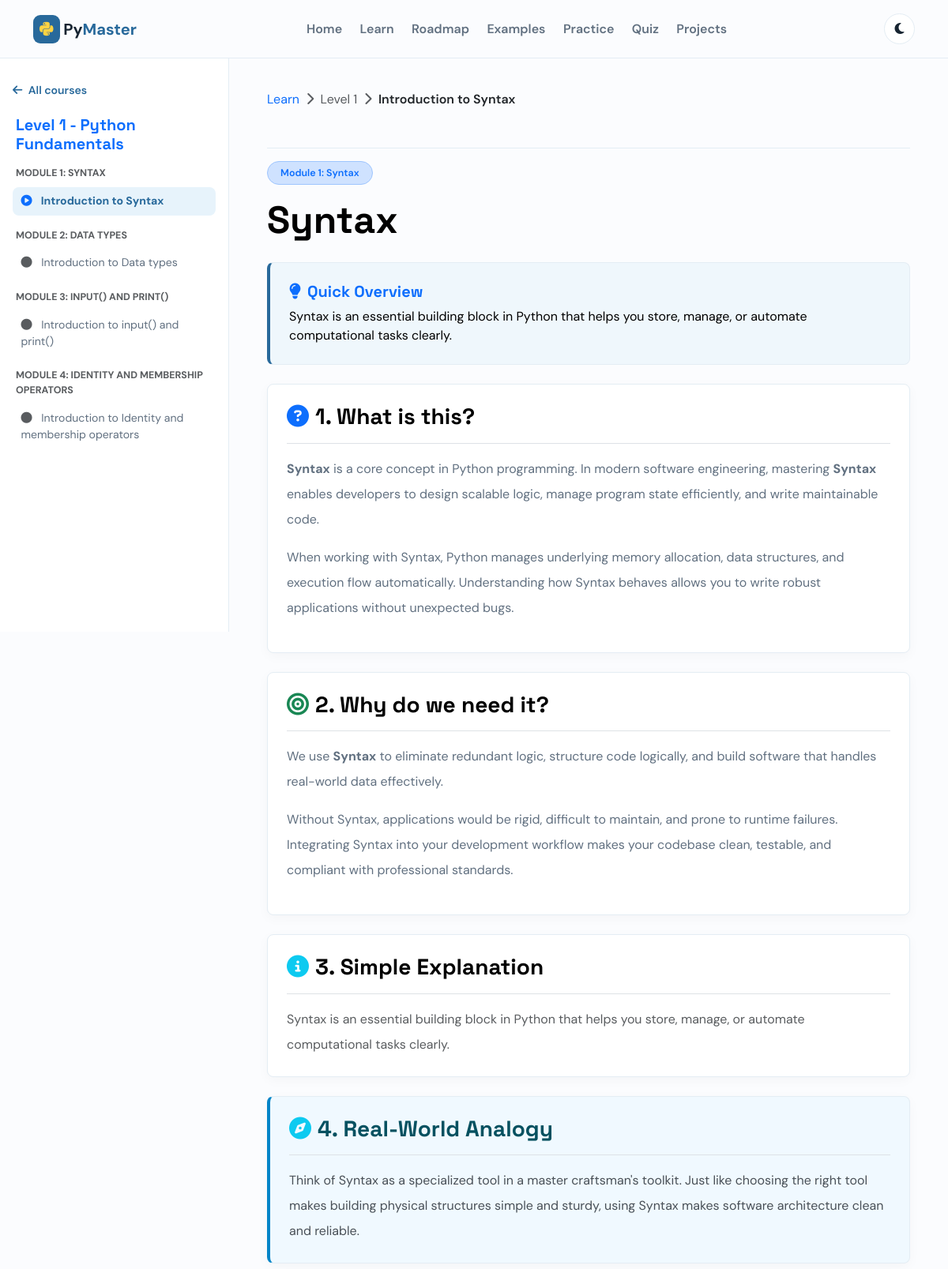
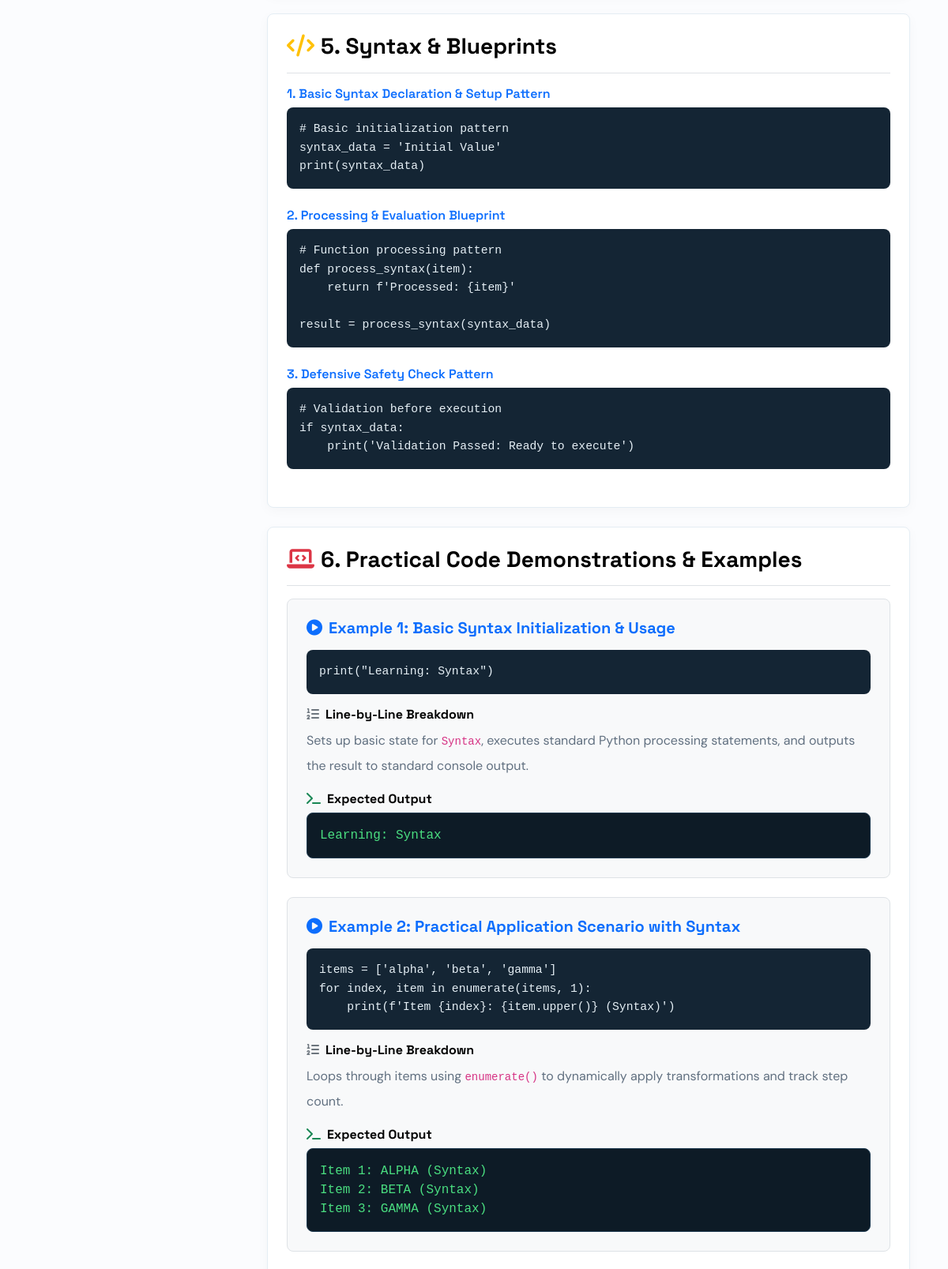
/lessons/level-1-module-1-syntax (upper part), run on the app's committed database (2 pictures, top to bottom).
### models/course.py (models this page shows)
class Course(db.Model):
    __tablename__ = "courses"
    id = db.Column(db.Integer, primary_key=True)
    title = db.Column(db.String(150), nullable=False, unique=True)
    slug = db.Column(db.String(160), nullable=False, unique=True, index=True)
    description = db.Column(db.Text, nullable=False)
    level = db.Column(db.String(30), nullable=False, default="Beginner")
    thumbnail = db.Column(db.String(255))
    created_at = db.Column(db.DateTime, nullable=False, default=datetime.utcnow)
    modules = db.relationship("Module", back_populates="course", cascade="all, delete-orphan", order_by="Module.position")
    projects = db.relationship("Project", back_populates="course", cascade="all, delete-orphan")

### models/module.py (models this page shows)
class Module(db.Model):
    __tablename__ = "modules"
    id = db.Column(db.Integer, primary_key=True)
    course_id = db.Column(db.Integer, db.ForeignKey("courses.id"), nullable=False)
    title = db.Column(db.String(150), nullable=False)
    description = db.Column(db.Text)
    position = db.Column(db.Integer, nullable=False, default=1)
    course = db.relationship("Course", back_populates="modules")
    lessons = db.relationship("Lesson", back_populates="module", cascade="all, delete-orphan", order_by="Lesson.position")

### models/lesson.py (models this page shows)
class Lesson(db.Model):
    __tablename__ = "lessons"
    id = db.Column(db.Integer, primary_key=True)
    module_id = db.Column(db.Integer, db.ForeignKey("modules.id"), nullable=False)
    title = db.Column(db.String(180), nullable=False)
    slug = db.Column(db.String(190), nullable=False, unique=True, index=True)
    content = db.Column(db.Text, nullable=False)
    position = db.Column(db.Integer, nullable=False, default=1)
    estimated_minutes = db.Column(db.Integer, nullable=False, default=10)
    module = db.relationship("Module", back_populates="lessons")
    code_examples = db.relationship("CodeExample", back_populates="lesson", cascade="all, delete-orphan")
    practice_problems = db.relationship("PracticeProblem", back_populates="lesson", cascade="all, delete-orphan")
    quiz_questions = db.relationship("QuizQuestion", back_populates="lesson", cascade="all, delete-orphan")

### models/code_example.py (models this page shows)
class CodeExample(db.Model):
    __tablename__ = "code_examples"
    id = db.Column(db.Integer, primary_key=True)
    lesson_id = db.Column(db.Integer, db.ForeignKey("lessons.id"), nullable=False)
    title = db.Column(db.String(150), nullable=False)
    code = db.Column(db.Text, nullable=False)
    explanation = db.Column(db.Text)
    language = db.Column(db.String(30), nullable=False, default="python")
    lesson = db.relationship("Lesson", back_populates="code_examples")

### routes/main.py (the view)
@main_bp.get("/lessons/<slug>")
def lesson(slug):
    current = Lesson.query.filter_by(slug=slug).first_or_404()
    course = current.module.course
    lessons = [x for m in course.modules for x in m.lessons]
    index = lessons.index(current)
    return render_template(
        "lesson.html",
        lesson=current,
        course=course,
        modules=course.modules,
        guide=guide(current),
        previous=lessons[index - 1] if index else None,
        next_lesson=lessons[index + 1] if index + 1 < len(lessons) else None,
        progress=round((index + 1) / len(lessons) * 100),
    )

### models/quiz_question.py (called while the page is built)
    @property
    def options(self):
        return json.loads(self.options_json)

### services/lesson_content.py (called while the page is built)
def concept_name(lesson):
    return lesson.title.replace("Introduction to ", "").strip()

def guide(lesson):
    concept = concept_name(lesson)
    concept_lower = concept.lower()
    matched_guide = None
    for key, data in DETAILED_GUIDES.items():
        if key in concept_lower:
            matched_guide = dict(data)
            matched_guide["concept"] = concept
            break
    if not matched_guide:
        matched_guide = build_dynamic_detailed_guide(concept, lesson)
    if "analogy" not in matched_guide or not matched_guide["analogy"]:
        analogy_text = next(
            (text for key, text in ANALOGIES.items() if key.lower() in concept_lower),
            f"Think of {concept} as a reliable building block in your software system."
        )
        matched_guide["analogy"] = analogy_text
    return matched_guide

### templates/lesson.html (shortened to what this page needs)
{% extends "index.html" %}
{% block content %}
<div class="lesson-shell">
  <aside class="lesson-sidebar">
    <a href="{{ url_for('main.learn') }}" class="back-link mb-3 text-decoration-none fw-semibold">
      <i class="fa fa-arrow-left me-1"></i> All courses
    </a>
    <h3 class="h5 fw-bold text-primary mb-3 px-1">{{ course.title }}</h3>
    {% for module in modules %}
    <div class="side-module mb-3">
      <b class="text-uppercase text-muted fs-7 d-block px-1 mb-2">{{ module.title }}</b>
      {% for item in module.lessons %}
      <a class="side-lesson-link {{ 'current' if item.id == lesson.id }}" href="{{ url_for('main.lesson', slug=item.slug) }}">
        <i class="fa {{ 'fa-play-circle text-primary' if item.id == lesson.id else 'fa-circle text-muted' }} me-2"></i> {{ item.title }}
      </a>
      {% endfor %}
    </div>
    {% endfor %}
  </aside>
  <article class="lesson-main">
    <nav class="breadcrumbs mb-3">
      <a href="{{ url_for('main.learn') }}" class="text-decoration-none">Learn</a>
      <i class="fa fa-chevron-right text-muted mx-1"></i>
      <span class="text-muted">{{ course.level }}</span>
      <i class="fa fa-chevron-right text-muted mx-1"></i>
      <span class="text-dark fw-semibold">{{ lesson.title }}</span>
    </nav>
    <div class="badge bg-primary-subtle text-primary border border-primary-subtle px-3 py-2 rounded-pill mb-3 fw-semibold fs-7">
      {{ lesson.module.title }}
    </div>
    <h1 class="display-5 fw-bold mb-4 text-body-emphasis">{{ guide.concept }}</h1>
    <div class="overview-box p-4 rounded-3 mb-4">
      <h5 class="fw-bold text-primary mb-2"><i class="fa fa-lightbulb me-2"></i>Quick Overview</h5>
      <div class="fs-6 lh-base text-body-emphasis">{{ guide.simple | safe }}</div>
    </div>
    <section class="lesson-card p-4 rounded-3 mb-4">
      <h2 class="h3 fw-bold text-body-emphasis border-bottom pb-3 mb-3"><i class="fa fa-question-circle text-primary me-2"></i>1. What is this?</h2>
      <div class="lh-lg fs-6 text-body-secondary">{{ guide.what | safe }}</div>
    </section>
    <section class="lesson-card p-4 rounded-3 mb-4">
      <h2 class="h3 fw-bold text-body-emphasis border-bottom pb-3 mb-3"><i class="fa fa-bullseye text-success me-2"></i>2. Why do we need it?</h2>
      <div class="lh-lg fs-6 text-body-secondary">{{ guide.why | safe }}</div>
    </section>
    <section class="lesson-card p-4 rounded-3 mb-4">
      <h2 class="h3 fw-bold text-body-emphasis border-bottom pb-3 mb-3"><i class="fa fa-info-circle text-info me-2"></i>3. Simple Explanation</h2>
      <div class="lh-lg fs-6 text-body-secondary">{{ guide.simple | safe }}</div>
    </section>
    <section class="lesson-card analogy-card p-4 rounded-3 mb-4">
      <h2 class="h3 fw-bold text-info-emphasis border-bottom pb-3 mb-3"><i class="fa fa-compass text-info me-2"></i>4. Real-World Analogy</h2>
      <div class="lh-lg fs-6 text-dark-emphasis">{{ guide.analogy | safe }}</div>
    </section>
    <section class="lesson-card p-4 rounded-3 mb-4">
      <h2 class="h3 fw-bold text-body-emphasis border-bottom pb-3 mb-3"><i class="fa fa-code text-warning me-2"></i>5. Syntax & Blueprints</h2>
      {% if guide.syntaxes %}
        {% for syn in guide.syntaxes %}
        <div class="mb-4">
          <h5 class="fw-semibold text-primary fs-6 mb-2">{{ syn.label }}</h5>
          <div class="code-box p-3 rounded-3 font-monospace">
            <pre class="m-0"><code>{{ syn.code }}</code></pre>
          </div>
        </div>
        {% endfor %}
      {% else %}
        <div class="code-box p-3 rounded-3 font-monospace">
          <pre class="m-0"><code>{{ guide.syntax }}</code></pre>
        </div>
      {% endif %}
    </section>
    <section class="lesson-card p-4 rounded-3 mb-4">
      <h2 class="h3 fw-bold text-body-emphasis border-bottom pb-3 mb-3"><i class="fa fa-laptop-code text-danger me-2"></i>6. Practical Code Demonstrations & Examples</h2>
      {% if guide.examples %}
        {% for eg in guide.examples %}
        <div class="example-block border rounded-3 p-4 mb-4 bg-body-tertiary">
          <h4 class="h5 fw-bold text-primary mb-3"><i class="fa fa-play-circle me-2"></i>{{ eg.title }}</h4>
          <div class="code-box p-3 rounded-3 font-monospace mb-3">
            <pre class="m-0"><code>{{ eg.code }}</code></pre>
          </div>
          <h5 class="fw-bold text-body-emphasis fs-6 mb-2"><i class="fa fa-list-ol text-secondary me-2"></i>Line-by-Line Breakdown</h5>
          <div class="lh-lg fs-6 text-body-secondary mb-3">{{ eg.breakdown | safe }}</div>
          <h5 class="fw-bold text-body-emphasis fs-6 mb-2"><i class="fa fa-terminal text-success me-2"></i>Expected Output</h5>
          <div class="output-box p-3 rounded-3 font-monospace">
            <pre class="m-0 fs-6"><code>{{ eg.output }}</code></pre>
          </div>
        </div>
        {% endfor %}
      {% endif %}
    </section>
  </article>
</div>
{% endblock %}

### static/css/main.css (style rules this page uses)
:root { --b: #28699b; --y: #ffd343; --ink: #172431; --muted: #617080; --bg: #fbfcfe; --card: #fff; --tint: #eff7fc; --border: #e4edf4; }
* { box-sizing: border-box; }
html { scroll-behavior: smooth; scroll-padding-top: 80px; }
body { background: var(--bg); color: var(--ink); font-family: "DM Sans", sans-serif; }
h1, h2, h3, h4, h5, h6 { font-family: "Space Grotesk", sans-serif; color: var(--ink); }
p { color: var(--muted); }
nav { min-height: 74px; background: var(--bg); border-bottom: 1px solid var(--border); }
.lesson-shell { display: grid; grid-template-columns: 290px minmax(0, 1fr); max-width: 1440px; margin: 0 auto; width: 100%; min-height: calc(100vh - 74px); }
.lesson-sidebar { position: sticky; top: 74px; height: calc(100vh - 74px); overflow-y: auto; padding: 1.5rem 1rem 3rem; border-right: 1px solid var(--border); background: var(--card); }
.back-link { display: inline-block; color: var(--b); font-size: 0.88rem; padding: 0.35rem 0; }
.side-lesson-link { display: block; padding: 0.45rem 0.65rem; margin: 0.15rem 0; border-radius: 8px; color: var(--muted); font-size: 0.88rem; text-decoration: none; transition: background 0.15s ease, color 0.15s ease; }
.side-lesson-link.current { background: #e7f3fb; color: var(--b); font-weight: 700; }
.lesson-main { max-width: 960px; width: 100%; padding: 2.5rem 3rem 5rem; margin: 0 auto; }
.lesson-card { background: var(--card); border: 1px solid var(--border); border-radius: 16px; box-shadow: 0 4px 15px rgba(0, 0, 0, 0.03); }
.overview-box { background: var(--tint); border: 1px solid var(--border); border-left: 4px solid var(--b); }
.analogy-card { background: #f0f9ff; border-left: 4px solid #0284c7 !important; }
.code-box { background: #142534; color: #e5eff5; border-radius: 12px; }
.code-box pre { color: #e5eff5; font-family: "Consolas", "Fira Code", monospace; font-size: 0.92rem; line-height: 1.6; }
.output-box { background: #0d1b26; color: #4ade80; border-radius: 10px; border: 1px solid #1e3a50; }
.output-box pre { color: #4ade80; font-family: "Consolas", "Fira Code", monospace; }
.fs-7 { font-size: 0.78rem !important; }

### data on the page
Course: title "Level 1 - Python Fundamentals", level "Level 1"
Module: title "MODULE 1: SYNTAX", module "Module 1: Syntax"
Lesson: title "Introduction to Syntax"
Module: title "MODULE 2: DATA TYPES"
Lesson: title "Introduction to Data types"
Module: title "MODULE 3: INPUT() AND PRINT()"
Lesson: title "Introduction to input() and print()"
Module: title "MODULE 4: IDENTITY AND MEMBERSHIP OPERATORS"
Lesson: title "Introduction to Identity and membership operators"
CodeExample: title "Example 1: Basic Syntax Initialization & Usage", code "print(\"Learning: Syntax\")", breakdown "Sets up basic state for Syntax , executes standard Python processing statements, and outputs the result to standard console output.", output "Learning: Syntax"

### other printed values
{{ n }} "Home" "Learn" "Roadmap" "Examples" "Practice" "Quiz" "Projects"
{{ guide.concept }} "Syntax"
{{ guide.simple | safe }} "Syntax is an essential building block in Python that helps you store, manage, or automate computational tasks clearly."
{{ syn.label }} "1. Basic Syntax Declaration & Setup Pattern" "2. Processing & Evaluation Blueprint" "3. Defensive Safety Check Pattern"
{{ syn.code }} "# Basic initialization pattern syntax_data = 'Initial Value' print(syntax_data)" "# Function processing pattern def process_syntax(item): return f'Processed: {item}' result = process_syntax(syntax_data)" "# Validation before execution if syntax_data: print('Validation Passed: Ready to execute')"
{{ eg.title }} "Example 2: Practical Application Scenario with Syntax"
{{ eg.code }} "items = ['alpha', 'beta', 'gamma'] for index, item in enumerate(items, 1): print(f'Item {index}: {item.upper()} (Syntax)')"
{{ eg.breakdown | safe }} "Loops through items using enumerate() to dynamically apply transformations and track step count."
{{ eg.output }} "Item 1: ALPHA (Syntax) Item 2: BETA (Syntax) Item 3: GAMMA (Syntax)"
